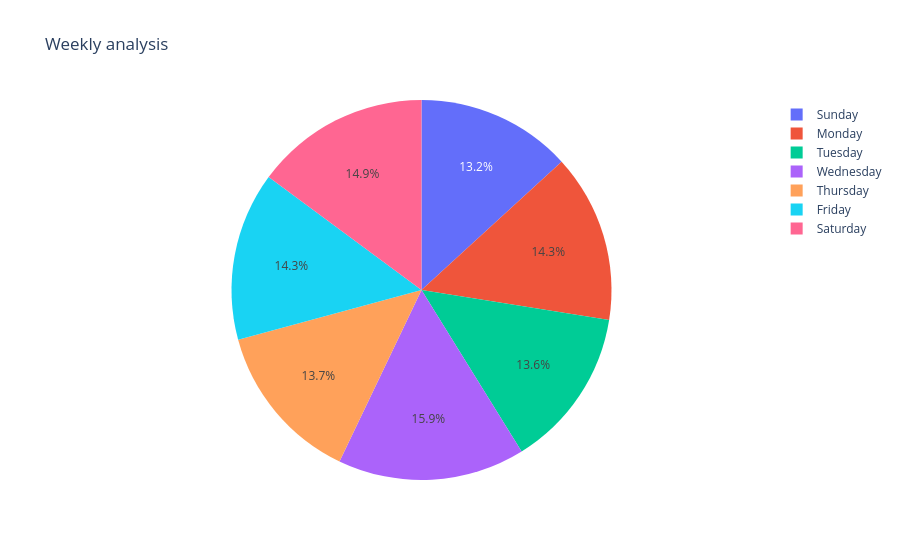

Notebook code cell kept with this figure:
### Markdown cell above
**PIE CHART-** analysis of screen time on weekdays

### Code cell
days=data.groupby('day')[['total_screen_time','work_or_study_hours']].sum().reset_index()
day_order=['Sunday','Monday','Tuesday','Wednesday','Thursday','Friday','Saturday']
px.pie(days,names='day',values='total_screen_time',title='Weekly analysis',hover_data=['work_or_study_hours'],category_orders={'day':day_order})

### Figure 1 — Plotly figure (JSON) as saved in the notebook; plotly's stock layout.template omitted (floating-point values rounded to 4 significant figures)
{"data": [{"customdata": [[1506.0], [1604.0], [1546.0], [1819.0], [1502.0], [1586.0], [1682.0]], "direction": "clockwise", "domain": {"x": [0, 1], "y": [0, 1]}, "hovertemplate": "day=%{label}<br>total_screen_time=%{value}<br>work_or_study_hours=%{customdata[0]}<extra></extra>", "labels": ["Sunday", "Monday", "Tuesday", "Wednesday", "Thursday", "Friday", "Saturday"], "legendgroup": "", "name": "", "showlegend": true, "sort": false, "type": "pie", "values": [3013.0, 3272.0, 3115.0, 3639.0, 3123.0, 3276.0, 3397.0]}], "layout": {"legend": {"tracegroupgap": 0}, "title": {"text": "Weekly analysis"}}}
